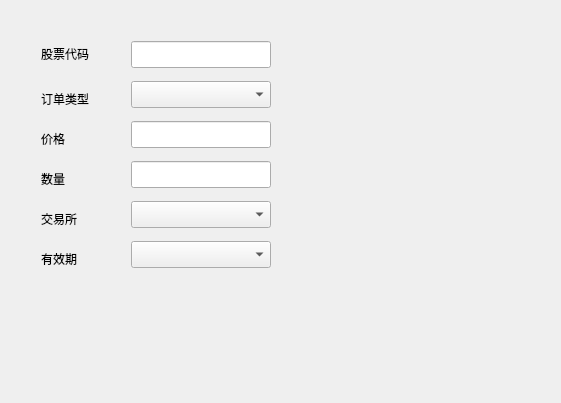
<?xml version="1.0" encoding="UTF-8"?>
<ui version="4.0">
 <class>PanelMainUIPlaceOrder</class>
 <widget class="QWidget" name="PanelMainUIPlaceOrder">
  <property name="geometry">
   <rect>
    <x>0</x>
    <y>0</y>
    <width>561</width>
    <height>403</height>
   </rect>
  </property>
  <property name="windowTitle">
   <string>Form</string>
  </property>
  <layout class="QHBoxLayout" name="horizontalLayout">
   <item>
    <widget class="QWidget" name="widget" native="true">
     <property name="minimumSize">
      <size>
       <width>300</width>
       <height>0</height>
      </size>
     </property>
     <widget class="QLabel" name="constTextStockCode">
      <property name="geometry">
       <rect>
        <x>30</x>
        <y>35</y>
        <width>72</width>
        <height>15</height>
       </rect>
      </property>
      <property name="text">
       <string>股票代码</string>
      </property>
     </widget>
     <widget class="QLineEdit" name="lineEditStockCode">
      <property name="geometry">
       <rect>
        <x>120</x>
        <y>30</y>
        <width>140</width>
        <height>27</height>
       </rect>
      </property>
     </widget>
     <widget class="QLabel" name="constTextOrderType">
      <property name="geometry">
       <rect>
        <x>30</x>
        <y>80</y>
        <width>72</width>
        <height>15</height>
       </rect>
      </property>
      <property name="text">
       <string>订单类型</string>
      </property>
      <property name="alignment">
       <set>Qt::AlignLeading|Qt::AlignLeft|Qt::AlignVCenter</set>
      </property>
     </widget>
     <widget class="QComboBox" name="comboBox">
      <property name="geometry">
       <rect>
        <x>120</x>
        <y>70</y>
        <width>140</width>
        <height>27</height>
       </rect>
      </property>
     </widget>
     <widget class="QLabel" name="constTextPrice">
      <property name="geometry">
       <rect>
        <x>30</x>
        <y>120</y>
        <width>72</width>
        <height>15</height>
       </rect>
      </property>
      <property name="text">
       <string>价格</string>
      </property>
      <property name="alignment">
       <set>Qt::AlignLeading|Qt::AlignLeft|Qt::AlignVCenter</set>
      </property>
     </widget>
     <widget class="QLabel" name="constTextCount">
      <property name="geometry">
       <rect>
        <x>30</x>
        <y>160</y>
        <width>72</width>
        <height>15</height>
       </rect>
      </property>
      <property name="text">
       <string>数量</string>
      </property>
      <property name="alignment">
       <set>Qt::AlignLeading|Qt::AlignLeft|Qt::AlignVCenter</set>
      </property>
     </widget>
     <widget class="QLineEdit" name="lineEdit">
      <property name="geometry">
       <rect>
        <x>120</x>
        <y>110</y>
        <width>140</width>
        <height>27</height>
       </rect>
      </property>
     </widget>
     <widget class="QLineEdit" name="lineEdit_2">
      <property name="geometry">
       <rect>
        <x>120</x>
        <y>150</y>
        <width>140</width>
        <height>27</height>
       </rect>
      </property>
     </widget>
     <widget class="QLabel" name="constTextCount_2">
      <property name="geometry">
       <rect>
        <x>30</x>
        <y>200</y>
        <width>72</width>
        <height>15</height>
       </rect>
      </property>
      <property name="text">
       <string>交易所</string>
      </property>
      <property name="alignment">
       <set>Qt::AlignLeading|Qt::AlignLeft|Qt::AlignVCenter</set>
      </property>
     </widget>
     <widget class="QComboBox" name="comboBox_2">
      <property name="geometry">
       <rect>
        <x>120</x>
        <y>190</y>
        <width>140</width>
        <height>27</height>
       </rect>
      </property>
     </widget>
     <widget class="QLabel" name="constTextCount_3">
      <property name="geometry">
       <rect>
        <x>30</x>
        <y>240</y>
        <width>72</width>
        <height>15</height>
       </rect>
      </property>
      <property name="text">
       <string>有效期</string>
      </property>
      <property name="alignment">
       <set>Qt::AlignLeading|Qt::AlignLeft|Qt::AlignVCenter</set>
      </property>
     </widget>
     <widget class="QComboBox" name="comboBox_3">
      <property name="geometry">
       <rect>
        <x>120</x>
        <y>230</y>
        <width>140</width>
        <height>27</height>
       </rect>
      </property>
     </widget>
    </widget>
   </item>
   <item>
    <spacer name="horizontalSpacer">
     <property name="orientation">
      <enum>Qt::Horizontal</enum>
     </property>
     <property name="sizeHint" stdset="0">
      <size>
       <width>40</width>
       <height>20</height>
      </size>
     </property>
    </spacer>
   </item>
  </layout>
 </widget>
 <resources/>
 <connections/>
</ui>
